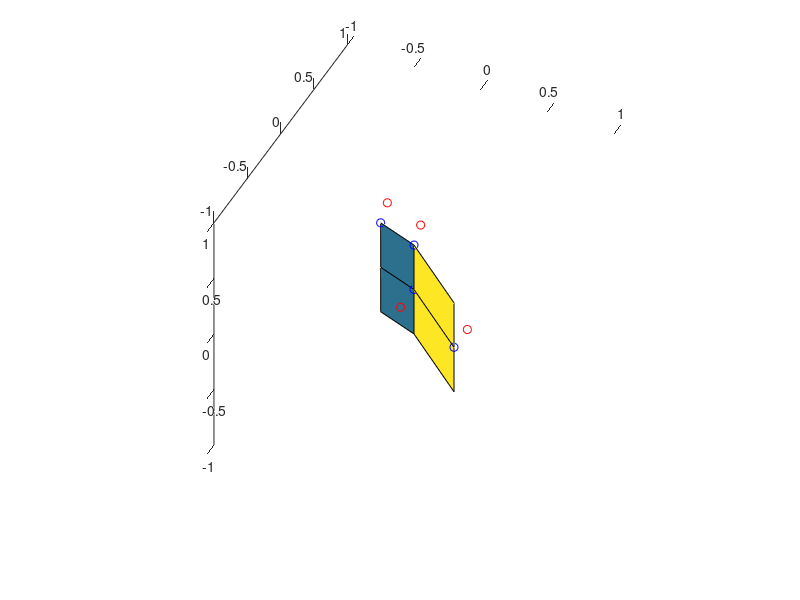

MATLAB code to generate this figure: (Note: this script raises an error after producing the figure.)
% requires geom2d and geom3d

figure(1); clf; hold on;
axis equal;
axis([-1 1 -1 1 -1 1]);
set(gcf, 'renderer', 'opengl');
set(gca, 'CameraPosition', [-400 400 200]);

X = [[-0.4 -0.4 -0.4]; [0    0   0]; [ 0.1  0.1  0.1]];
Y = [[-0.4    0  0.4]; [-0.4 0 0.4]; [-0.4  0    0.4]];
Z = [[0.5   0.5  0.5]; [0    0   0]; [-0.3 -0.3 -0.3]];

control_points = [[0 0 0]; [-0.4 0 0.5]; [0 0.4 0]; [0.1 0.4 -0.3]];
displacements = [[-0.2 0 0]; [0.2 0 0]; [0.1 0.1 0]; [0.1 0.1 0]];

surface(X, Y, Z);

drawPoint3d(control_points, 'color', 'blue');
drawPoint3d(control_points + displacements, 'color', 'red');

[mapping_coeffs, poly_coeffs] = ...
    find_tps_coefficients(control_points, displacements);

[fX, fY, fZ] = deform_surface_tps(X, Y, Z, control_points, mapping_coeffs, poly_coeffs);

surface(fX, fY, fZ);


% 
% XYZ = cat(3, X, Y, Z);
% 
% point_ind = 1:441;
% 
% control_points = [X(point_ind);Y(point_ind);Z(point_ind)]';
% 
% d1 = [0.2, 0.05, 0.1];
% d2 = [-0.1, -0.05, 0.2];
% d3 = [0.2, 0.05, 0.1];
% d4 = [0.1, -0.15, -0.1];
% % d5 = [0.2, 0.05, 0.1];
% % d6 = [0.5, 0.1, 0.1];
% % d7 = [0.1, 0.05, 0.1];
% displacemets = [repmat(d1, [200 1]); repmat(d2, [241 1])];
% 
% surface(X, Y, Z);
% 
% drawPoint3d(control_points, 'color', 'blue');
% drawPoint3d(control_points + displacemets, 'color', 'red');
% 
% [mapping_coeffs, poly_coeffs] = ...
%     find_tps_coefficients(control_points, displacemets)
% 
% [fX, fY, fZ] = deform_surface_tps(X, Y, Z, control_points, mapping_coeffs, poly_coeffs);
% surface(fX, fY, fZ);
